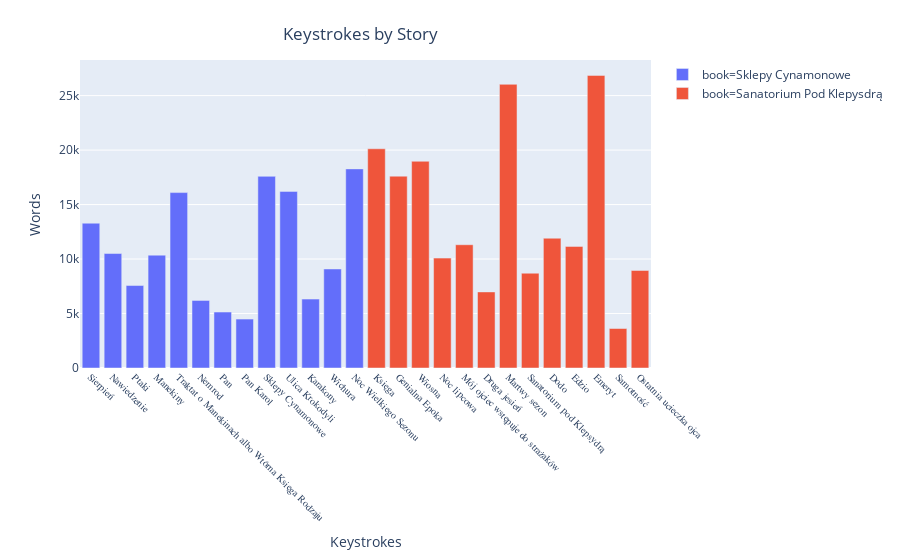

The notebook cell this image was saved under:
### Code cell
fig = px.bar(df, x='story_title', y='keystrokes', color = 'book')
fig.update_layout(
    title={
        'text': "Keystrokes by Story",
        'y':0.95,
        'x':0.40,
        'xanchor': 'center',
        'yanchor': 'top'
    })
fig.update_xaxes(title_text='Keystrokes', tickangle=45, tickfont=dict(family='Rockwell', size=10))
fig.update_yaxes(title_text='Words')
fig.show()

### Figure 1 — Plotly figure (JSON) as saved in the notebook; plotly's stock layout.template omitted (floating-point values rounded to 4 significant figures)
{"data": [{"alignmentgroup": "True", "hoverlabel": {"namelength": 0}, "hovertemplate": "book=Sklepy Cynamonowe<br>story_title=%{x}<br>keystrokes=%{y}", "legendgroup": "book=Sklepy Cynamonowe", "marker": {"color": "#636efa"}, "name": "book=Sklepy Cynamonowe", "offsetgroup": "book=Sklepy Cynamonowe", "orientation": "v", "showlegend": true, "textposition": "auto", "type": "bar", "x": ["Sierpień", "Nawiedzenie", "Ptaki", "Manekiny", "Traktat o Manekinach albo Wtórna Księga Rodzaju", "Nemrod", "Pan", "Pan Karol", "Sklepy Cynamonowe", "Ulica Krokodyli", "Karakony", "Wichura", "Noc Wielkiego Sezonu"], "xaxis": "x", "y": [13290, 10506, 7569, 10357, 16099, 6206, 5135, 4493, 17591, 16209, 6325, 9089, 18274], "yaxis": "y"}, {"alignmentgroup": "True", "hoverlabel": {"namelength": 0}, "hovertemplate": "book=Sanatorium Pod Klepysdrą<br>story_title=%{x}<br>keystrokes=%{y}", "legendgroup": "book=Sanatorium Pod Klepysdrą", "marker": {"color": "#EF553B"}, "name": "book=Sanatorium Pod Klepysdrą", "offsetgroup": "book=Sanatorium Pod Klepysdrą", "orientation": "v", "showlegend": true, "textposition": "auto", "type": "bar", "x": ["Księga", "Genialna Epoka ", "Wiosna", "Noc lipcowa", "Mój ojciec wstępuje do strażaków", "Druga jesień", "Martwy sezon", "Sanatorium pod Klepsydrą", "Dodo", "Edzio", "Emeryt", "Samotność", "Ostatnia ucieczka ojca"], "xaxis": "x", "y": [20120, 17607, 18973, 10087, 11314, 6983, 26036, 8702, 11912, 11161, 26855, 3625, 8952], "yaxis": "y"}], "layout": {"barmode": "relative", "legend": {"tracegroupgap": 0}, "margin": {"t": 60}, "title": {"text": "Keystrokes by Story", "x": 0.4, "xanchor": "center", "y": 0.95, "yanchor": "top"}, "xaxis": {"anchor": "y", "domain": [0, 1], "tickangle": 45, "tickfont": {"family": "Rockwell", "size": 10}, "title": {"text": "Keystrokes"}}, "yaxis": {"anchor": "x", "domain": [0, 1], "title": {"text": "Words"}}}}
